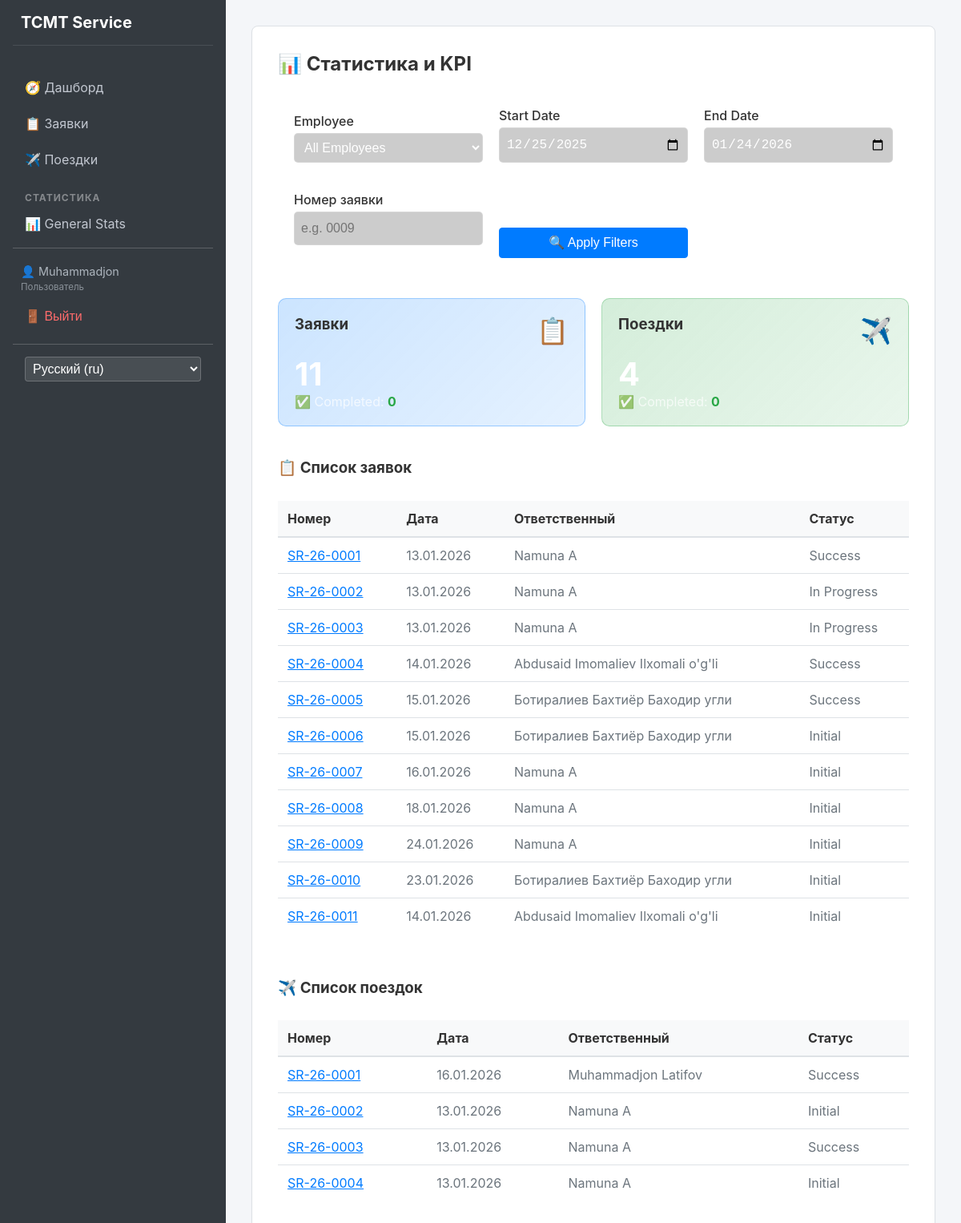
/stats/ (signed in), run on the app's committed database.
### apps/users/models.py (models this page shows, shortened)
class User(AbstractUser):
    class Role(models.TextChoices):
        ADMIN = 'admin', 'Администратор'
        MANAGER = 'manager', 'Менеджер'
        USER = 'user', 'Пользователь'
    full_name = models.CharField(max_length=255)
    passport = models.CharField(max_length=20)
    role = models.CharField(
        max_length=20,
        choices=Role.choices,
        default=Role.USER
    )

### apps/requests/models.py (models this page shows, shortened)
class Request(models.Model):
    created_at = models.DateField(default=datetime.date.today)
    responsible = models.ForeignKey(
        settings.AUTH_USER_MODEL,
        on_delete=models.SET_NULL,
        null=True,
        related_name='requests'
    )
    region = models.ForeignKey(Region, on_delete=models.PROTECT)
    institution = models.ForeignKey(Institution, on_delete=models.PROTECT)
    description = models.TextField()
    contact_phone = models.CharField(max_length=20)
    request_number = models.CharField(
        max_length=20,
        unique=True,
        editable=False
    )
    equipment_type = models.ForeignKey(EquipmentType, on_delete=models.PROTECT)
    status = models.ForeignKey(Status, on_delete=models.PROTECT)

### apps/core/models.py (models this page shows, shortened)
class Status(models.Model):
    name = models.CharField(max_length=100)

### apps/trips/models.py (models this page shows, shortened)
class Trip(models.Model):
    created_at = models.DateField(default=datetime.date.today)
    responsible = models.ForeignKey(
        settings.AUTH_USER_MODEL,
        on_delete=models.SET_NULL,
        null=True,
        related_name='trips'
    )
    region = models.ForeignKey(Region, on_delete=models.PROTECT)
    institution = models.ForeignKey(Institution, on_delete=models.PROTECT)
    description = models.TextField()
    contact_phone = models.CharField(max_length=20)
    request_number = models.CharField(max_length=20)
    equipment_type = models.ForeignKey(EquipmentType, on_delete=models.PROTECT)
    status = models.ForeignKey(Status, on_delete=models.PROTECT)
    escort_name = models.CharField(max_length=255)
    escort_phone = models.CharField(max_length=20)
    order_number = models.CharField(
        max_length=50,
        blank=True,
        null=True
    )
    result_info = models.TextField(blank=True, null=True)

### apps/dashboard/views.py (the view, shortened to what this page needs)
# urls.py: path('stats/', views.statistics, name='stats'),
@login_required
def statistics(request):
    start_date = request.GET.get('start_date')
    end_date = request.GET.get('end_date')
    user_id = request.GET.get('user_id')
    req_num = request.GET.get('req_num')
    if not start_date:
        start_date = (datetime.now() - timedelta(days=30)).strftime('%Y-%m-%d')
    if not end_date:
        end_date = datetime.now().strftime('%Y-%m-%d')
    users = User.objects.all()
    req_qs = Request.objects.filter(created_at__range=[start_date, end_date])
    trip_qs = Trip.objects.filter(created_at__range=[start_date, end_date])
    if user_id:
        req_qs = req_qs.filter(responsible_id=user_id)
        trip_qs = trip_qs.filter(responsible_id=user_id)
    done_statuses = ['Выполнено', 'Закрыто', 'Completed', 'Closed']
    req_total = req_qs.count()
    req_done = req_qs.filter(status__name__in=done_statuses).count()
    trip_total = trip_qs.count()
    trip_done = trip_qs.filter(status__name__in=done_statuses).count()
    context = {
        'users': users,
        'start_date': start_date,
        'end_date': end_date,
        'selected_user': int(user_id) if user_id else None,
        'req_total': req_total,
        'req_done': req_done,
        'trip_total': trip_total,
        'trip_done': trip_done,
        'requests': req_qs,
        'trips': trip_qs,
        'req_num': req_num,
    }
    return render(request, 'dashboard/statistics.html', context)

### templates/dashboard/statistics.html (shortened to what this page needs)
{% extends 'base.html' %}
{% load i18n %}
{% block content %}
<div class="glass-container">
    <h2 style="color: white; margin-bottom: 20px;">📊 {% trans "Statistics & KPI" %}</h2>
    <form method="get"
        style="background: rgba(255,255,255,0.05); padding: 20px; border-radius: 10px; margin-bottom: 30px; display: grid; grid-template-columns: repeat(auto-fit, minmax(200px, 1fr)); gap: 20px; align-items: end;">
        <div>
            <label style="display: block; color: rgba(255,255,255,0.7); margin-bottom: 5px;">
                {% trans "Employee" %}
            </label>
            <select name="user_id"
                style="width: 100%; padding: 8px; border-radius: 5px; border: 1px solid rgba(255,255,255,0.2); background: rgba(0,0,0,0.2); color: white;">
                <option value="">{% trans "All Employees" %}</option>
            </select>
        </div>
        <div>
            <label style="display: block; color: rgba(255,255,255,0.7); margin-bottom: 5px;">
                {% trans "Start Date" %}
            </label>
            <input type="date" name="start_date" value="{{ start_date }}"
                style="width: 100%; padding: 8px; border-radius: 5px; border: 1px solid rgba(255,255,255,0.2); background: rgba(0,0,0,0.2); color: white;">
        </div>
        <div>
            <label style="display: block; color: rgba(255,255,255,0.7); margin-bottom: 5px;">
                {% trans "End Date" %}
            </label>
            <input type="date" name="end_date" value="{{ end_date }}"
                style="width: 100%; padding: 8px; border-radius: 5px; border: 1px solid rgba(255,255,255,0.2); background: rgba(0,0,0,0.2); color: white;">
        </div>
        <div>
            <label style="display: block; color: rgba(255,255,255,0.7); margin-bottom: 5px;">
                {% trans "Request Number" %}
            </label>
            <input type="text" name="req_num" value="{{ req_num|default:'' }}" placeholder="{% trans 'e.g. 0009' %}"
                style="width: 100%; padding: 8px; border-radius: 5px; border: 1px solid rgba(255,255,255,0.2); background: rgba(0,0,0,0.2); color: white;">
        </div>
        <div>
            <button type="submit" class="btn-primary" style="width: 100%;">
                🔍 {% trans "Apply Filters" %}
            </button>
        </div>
    </form>
    <div style="display: grid; grid-template-columns: repeat(auto-fit, minmax(250px, 1fr)); gap: 20px;">
        <div
            style="background: linear-gradient(135deg, rgba(0,123,255,0.2), rgba(0,123,255,0.1)); padding: 20px; border-radius: 10px; border: 1px solid rgba(0,123,255,0.3);">
            <div style="display: flex; justify-content: space-between; align-items: start; margin-bottom: 10px;">
                <h3 style="color: white; margin: 0;">{% trans "Requests" %}</h3>
                <span style="font-size: 2rem;">📋</span>
            </div>
            <div style="font-size: 2.5rem; font-weight: bold; color: white;">{{ req_total }}</div>
            <div style="color: rgba(255,255,255,0.7);">
                ✅ {% trans "Completed" %}: <strong style="color: #28a745;">{{ req_done }}</strong>
            </div>
        </div>
        <div
            style="background: linear-gradient(135deg, rgba(40,167,69,0.2), rgba(40,167,69,0.1)); padding: 20px; border-radius: 10px; border: 1px solid rgba(40,167,69,0.3);">
            <div style="display: flex; justify-content: space-between; align-items: start; margin-bottom: 10px;">
                <h3 style="color: white; margin: 0;">{% trans "Trips" %}</h3>
                <span style="font-size: 2rem;">✈️</span>
            </div>
            <div style="font-size: 2.5rem; font-weight: bold; color: white;">{{ trip_total }}</div>
            <div style="color: rgba(255,255,255,0.7);">
                ✅ {% trans "Completed" %}: <strong style="color: #28a745;">{{ trip_done }}</strong>
            </div>
        </div>
    </div>
    <div style="margin-top: 40px; display: grid; grid-template-columns: 1fr; gap: 40px;">
        <div>
            <h3 style="color: white; border-bottom: 1px solid rgba(255,255,255,0.2); padding-bottom: 10px;">
                📋 {% trans "Requests List" %}
            </h3>
            <table>
                <thead>
                    <tr>
                        <th>{% trans "Number" %}</th>
                        <th>{% trans "Date" %}</th>
                        <th>{% trans "Responsible" %}</th>
                        <th>{% trans "Status" %}</th>
                    </tr>
                </thead>
                <tbody>
                    {% for req in requests %}
                    <tr>
                        <td>
                            <a href="{% url 'requests:detail' req.pk %}" style="color: white;">
                                {{ req.request_number }}
                            </a>
                        </td>
                        <td>{{ req.created_at|date:"d.m.Y" }}</td>
                        <td>{{ req.responsible.full_name }}</td>
                        <td>{{ req.status.name }}</td>
                    </tr>
                    {% empty %}
                    <tr>
                        <td colspan="4" style="text-align: center; color: rgba(255,255,255,0.5);">
                            {% trans "No requests found" %}
                        </td>
                    </tr>
                    {% endfor %}
                </tbody>
            </table>
        </div>
        <div>
            <h3 style="color: white; border-bottom: 1px solid rgba(255,255,255,0.2); padding-bottom: 10px;">
                ✈️ {% trans "Trips List" %}
            </h3>
            <table>
                <thead>
                    <tr>
                        <th>{% trans "Number" %}</th>
                        <th>{% trans "Date" %}</th>
                        <th>{% trans "Responsible" %}</th>
                        <th>{% trans "Status" %}</th>
                    </tr>
                </thead>
                <tbody>
                    {% for trip in trips %}
                    <tr>
                        <td>
                            <a href="{% url 'trips:detail' trip.pk %}" style="color: white;">
                                {{ trip.request_number }}
                            </a>
                        </td>
                        <td>{{ trip.created_at|date:"d.m.Y" }}</td>
                        <td>{{ trip.responsible.full_name }}</td>
                        <td>{{ trip.status.name }}</td>
                    </tr>
                    {% empty %}
                    <tr>
                        <td colspan="4" style="text-align: center; color: rgba(255,255,255,0.5);">
                            {% trans "No trips found" %}
                        </td>
                    </tr>
                    {% endfor %}
                </tbody>
            </table>
        </div>
    </div>
</div>
{% endblock %}

### templates/base.html (shortened to what this page needs)
<!DOCTYPE html>
<html lang="ru">
<head>
    {% load static %}
    {% load i18n %}
    <link rel="stylesheet" href="{% static 'css/style.css' %}">
</head>
<body>
    <div class="app-container">
        {% if user.is_authenticated %}
        <aside class="sidebar">
            <h2 style="color: white !important; border-bottom: 1px solid rgba(255,255,255,0.1);">TCMT Service</h2>
            <nav>
                <a href="{% url 'index' %}">🧭 {% trans "Dashboard" %}</a>
                <a href="{% url 'requests:list' %}">📋 {% trans "Requests" %}</a>
                <a href="{% url 'trips:list' %}">✈️ {% trans "Trips" %}</a>
                <div class="menu-divider">{% trans "Statistics" %}</div>
                <a href="{% url 'stats' %}">📊 {% trans "General Stats" %}</a>
                <hr style="border-color: rgba(255,255,255,0.2); margin: 10px 0;">
                <div style="padding: 10px; font-size: 0.9em; color: #adb5bd;">
                    👤 {{ user.username }} <br>
                    <span style="font-size: 0.8em; opacity: 0.7;">{{ user.get_role_display }}</span>
                </div>
                <form action="{% url 'users:logout' %}" method="post" style="padding: 0; margin: 0;">
                    <button type="submit"
                        style="background: none; border: none; color: #ff6b6b; cursor: pointer; padding: 10px 15px; width: 100%; text-align: left; font-size: 1rem;">🚪
                        {% trans "Logout" %}</button>
                </form>
                <hr style="border-color: rgba(255,255,255,0.2); margin: 15px 0;">
                <form action="{% url 'set_language' %}" method="post" style="padding: 0 15px;">
                    <select name="language" onchange="this.form.submit()"
                        style="width: 100%; padding: 5px; background: rgba(255,255,255,0.1); color: white; border: 1px solid rgba(255,255,255,0.2); border-radius: 4px;">
                        {% get_current_language as LANGUAGE_CODE %}
                        {% get_available_languages as LANGUAGES %}
                        {% get_language_info_list for LANGUAGES as languages %}
                        {% for language in languages %}
                        <option value="{{ language.code }}" {% if language.code == LANGUAGE_CODE %} selected{% endif %}>
                            {{ language.name_local }} ({{ language.code }})
                        </option>
                        {% endfor %}
                    </select>
                </form>
            </nav>
        </aside>
        {% endif %}
        <main class="main-content">
            {% block content %}
            {% endblock %}
        </main>
    </div>
</body>
</html>

### static/css/style.css (style rules this page uses)
:root { --bg-body: #f4f6f9; --bg-card: #ffffff; --bg-sidebar: #343a40; --text-primary: #333333; --text-secondary: #6c757d; --text-white: #ffffff; --border-color: #dee2e6; --primary-color: #007bff; --primary-hover: #0056b3; --shadow-sm: 0 1px 2px rgba(0, 0, 0, 0.05); --shadow-md: 0 4px 6px rgba(0, 0, 0, 0.1); }
body { margin: 0; font-family: -apple-system, BlinkMacSystemFont, "Segoe UI", Roboto, "Helvetica Neue", Arial, sans-serif; background-color: var(--bg-body); color: var(--text-primary); min-height: 100vh; }
.app-container { display: flex; min-height: 100vh; }
.sidebar { width: 250px; background-color: var(--bg-sidebar); color: var(--text-white); display: flex; flex-direction: column; padding: 1rem; }
.sidebar h2 { font-size: 1.25rem; margin-bottom: 2rem; padding-left: 10px; border-bottom: 1px solid rgba(255, 255, 255, 0.1); padding-bottom: 1rem; }
.sidebar nav a { display: block; color: #c2c7d0; text-decoration: none; padding: 10px 15px; margin-bottom: 5px; border-radius: 4px; transition: all 0.2s; }
.menu-divider { padding: 15px 15px 5px; font-size: 0.75rem; text-transform: uppercase; letter-spacing: 1px; color: rgba(255, 255, 255, 0.4); font-weight: bold; }
.main-content { flex: 1; padding: 2rem; overflow-y: auto; }
.glass-container { background: var(--bg-card); border-radius: 8px; box-shadow: var(--shadow-sm); border: 1px solid var(--border-color); padding: 2rem; backdrop-filter: none; -webkit-backdrop-filter: none; }
label { display: block; margin-bottom: 0.5rem; font-weight: 500; color: var(--text-primary) !important; }
input, select, textarea { width: 100%; padding: 0.375rem 0.75rem; font-size: 1rem; line-height: 1.5; color: #495057; background-color: #fff; background-clip: padding-box; border: 1px solid #ced4da; border-radius: 0.25rem; transition: border-color .15s ease-in-out, box-shadow .15s ease-in-out; box-sizing: border-box; margin-bottom: 1rem; }
button.btn-primary, .btn-primary { display: inline-block; font-weight: 400; text-align: center; vertical-align: middle; cursor: pointer; background-color: var(--primary-color); border: 1px solid var(--primary-color); padding: 0.375rem 0.75rem; font-size: 1rem; line-height: 1.5; border-radius: 0.25rem; color: #fff !important; transition: color .15s ease-in-out, background-color .15s ease-in-out; text-decoration: none; }
table { width: 100%; border-collapse: collapse; background-color: #fff; margin-bottom: 1rem; }
th { background-color: #f8f9fa; color: var(--text-primary); border-bottom: 2px solid var(--border-color); padding: 0.75rem; text-align: left; }
td { padding: 0.75rem; vertical-align: top; border-top: 1px solid var(--border-color); color: var(--text-secondary); }
table a { color: var(--primary-color) !important; }
h1, h2, h3, h4 { margin-top: 0; color: var(--text-primary) !important; }
hr { border: 0; border-top: 1px solid var(--border-color); }

### data on the page
User: username "Muhammadjon", role "Пользователь"
Request: request_number "SR-26-0001", created_at "13.01.2026", responsible.full_name "Namuna A", status.name "Success"
Request: request_number "SR-26-0002", created_at "13.01.2026", responsible.full_name "Namuna A", status.name "In Progress"
Request: request_number "SR-26-0003", created_at "13.01.2026", responsible.full_name "Namuna A", status.name "In Progress"
Request: request_number "SR-26-0004", created_at "14.01.2026", responsible.full_name "Abdusaid Imomaliev Ilxomali o'g'li", status.name "Success"
Request: request_number "SR-26-0005", created_at "15.01.2026", responsible.full_name "Ботиралиев Бахтиёр Баходир угли", status.name "Success"
Request: request_number "SR-26-0006", created_at "15.01.2026", responsible.full_name "Ботиралиев Бахтиёр Баходир угли", status.name "Initial"
Request: request_number "SR-26-0007", created_at "16.01.2026", responsible.full_name "Namuna A", status.name "Initial"
Request: request_number "SR-26-0008", created_at "18.01.2026", responsible.full_name "Namuna A", status.name "Initial"
Request: request_number "SR-26-0009", created_at "24.01.2026", responsible.full_name "Namuna A", status.name "Initial"
Request: request_number "SR-26-0010", created_at "23.01.2026", responsible.full_name "Ботиралиев Бахтиёр Баходир угли", status.name "Initial"
Request: request_number "SR-26-0011", created_at "14.01.2026", responsible.full_name "Abdusaid Imomaliev Ilxomali o'g'li", status.name "Initial"
Trip: request_number "SR-26-0001", created_at "16.01.2026", responsible.full_name "Muhammadjon Latifov", status.name "Success"
Trip: request_number "SR-26-0002", created_at "13.01.2026", responsible.full_name "Namuna A", status.name "Initial"
Trip: request_number "SR-26-0003", created_at "13.01.2026", responsible.full_name "Namuna A", status.name "Success"
Trip: request_number "SR-26-0004", created_at "13.01.2026", responsible.full_name "Namuna A", status.name "Initial"

### other printed values
{{ req_total }} "11"
{{ req_done }} "0"
{{ trip_total }} "4"
{{ trip_done }} "0"
form field language "Русский (ru)"
